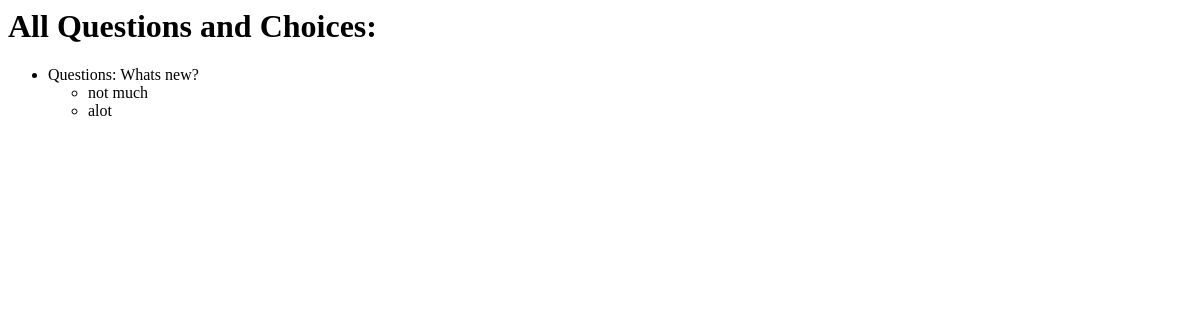
/polls/questions/, run on an earlier commit of the app's database.
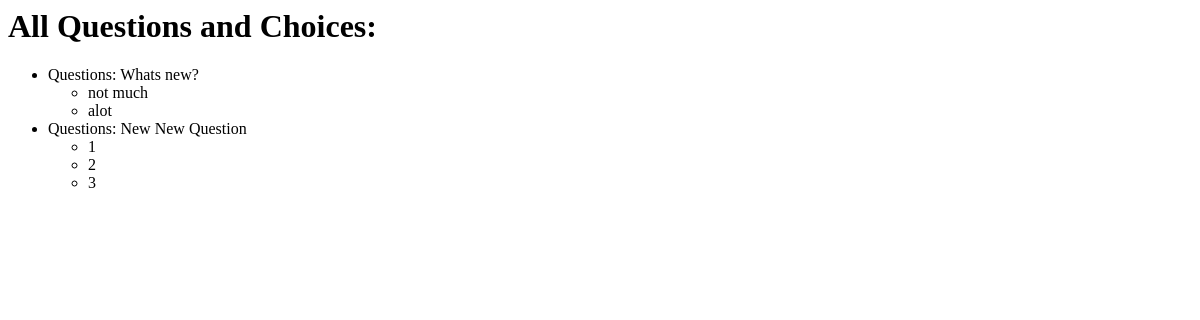
And on a later commit of the database.
### polls/models.py (models this page shows, shortened)
class Question(models.Model):
    question_text = models.CharField(max_length=200)
    pub_date = models.DateTimeField('date published')
    def was_published_recently(self):
        now = timezone.now()
        return now - datetime.timedelta(days=1) <= self.pub_date <= now
    was_published_recently.admin_order_field = 'pub_date'
    was_published_recently.boolean = True
    was_published_recently.short_description = 'Published Recently?'

class Choice(models.Model):
    question = models.ForeignKey(Question)
    choice_text = models.CharField(max_length=200)
    votes = models.IntegerField(default=0)

### polls/views.py (the view)
def questions(request):
    questions_list = Question.objects.all();
    return render(request, 'polls/questions.html', {'questions_list': questions_list})

### polls/templates/polls/questions.html
<h1> All Questions and Choices:</h1>
<ul>
{% for q in questions_list %}
  <li>Questions: {{ q.question_text }}
    <ul>
    {% for choice in q.choice_set.all %}
      <li>{{ choice.choice_text }}</li>
    {% endfor %}
    </ul>
  </li>
{% endfor %}
</ul>

What changed in the data, as far as the page shows it:
added Question: question_text "New New Question"
added Choice: choice_text "1", shown under "New New Question"
added Choice: choice_text "2", shown under "New New Question"
added Choice: choice_text "3", shown under "New New Question"
